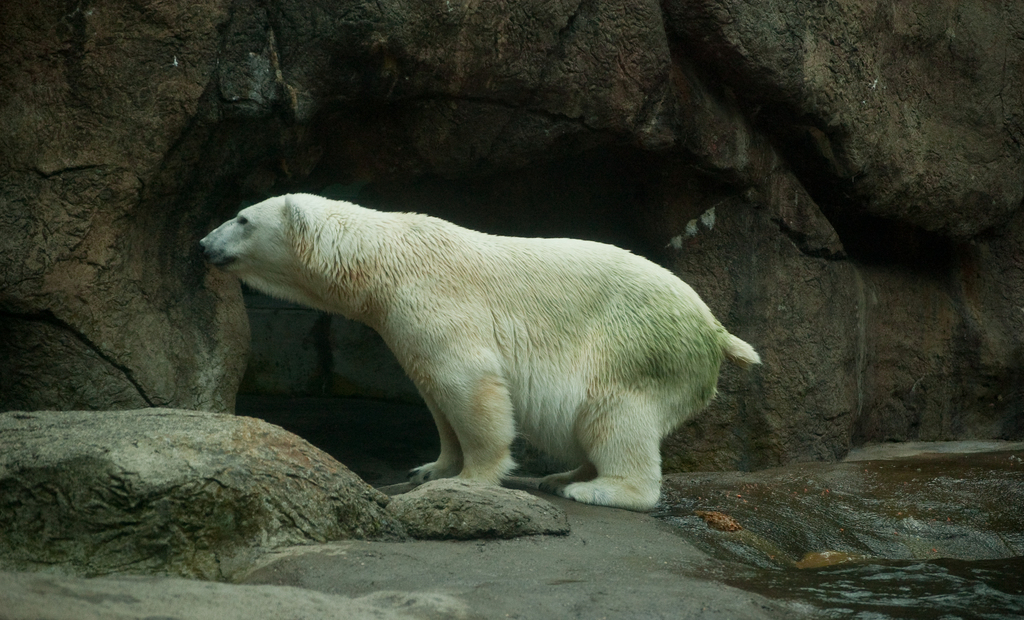
#> input picture datasets/animals/data/Bear/01d15d88cbe349f2.jpg, 1024 x 620 px; its folder holds only this picture in this run
$ jupyter execute --allow-errors b01_preprocess_data.ipynb   (older library calls are emulated)
#> lines starting #> are read from the running program, lines starting #| are printed output that depends on the picture
[cell 1]
#                                                   LIBRARIES

import os

# Image preprocesssing- processing
import cv2
from PIL import Image
import numpy as np

import re

[cell 2]
INPUT_FOLDER = "../datasets/animals/data"
OUTPUT_FOLDER = "../datasets/animals/data_resized"

[cell 3]
IMG_EXTENSIONS = ['jpg','JPG','png','PNG']

[cell 4]
#                                                 FUNCIONES AUXILIARES


#                                       getFilesWithAbsolutePath(path, ext = '')

# Dado un directorio devuelve una lista con el path absoluto de todos los ficheros con extensión ext

def getFilesWithAbsolutePath(path, ext = ''):
    # to store files in a list
    list = []

    if bool(ext):
        ext = '.' + ext

    # dirs=directories
    for (root, folder, files) in os.walk(path):
        for file in files:
            filePath = os.path.abspath(os.path.join(root, file))
            if ext in filePath:
                list.append(filePath)
                #print(filePath)

    return list

#lista = getFilesWithAbsolutePath(mypath, ext='pdf')
#print(len(lista), lista[:3])


#                            getFilesWithAbsolutePathListaExtensiones(path, extList = [''])

# Dado un directorio devuelve una lista con el path absoluto de
# todos los ficheros con extensión en extList

def getFilesWithAbsolutePathListaExtensiones(path):
    # to store files in a list
    l_list = []
    extList = IMG_EXTENSIONS

    if len(extList) == 0:
        extList = ['']

    for ext in extList:
        l_list += getFilesWithAbsolutePath(path, ext)

    return l_list


# lista = getFilesWithAbsolutePathListaExtensiones(mypath, extList = ['epub','pdf'])
# print(len(lista))

#                       FUNCIONES AUXILIARES PARA ORDENAR LOS NOMBRES DE LAS IMÁGENES DE MODO HUMANO
#                                        Modo humano = por orden alfanumerico

def atoi(text):
    return int(text) if text.isdigit() else text

def natural_keys(text):
    '''
    alist.sort(key=natural_keys) sorts in human order
    http://nedbatchelder.com/blog/200712/human_sorting.html
    (See Toothy's implementation in the comments)
    '''
    return [ atoi(c) for c in re.split(r'(\d+)', text) ]

[cell 5]
def create_CSV(input_folder = INPUT_FOLDER, tag = ""):

    input_folder = os.path.abspath(input_folder) + os.sep
    csvArray = np.empty([len(getFilesWithAbsolutePathListaExtensiones(input_folder)), 2], dtype=object)

    csvOutput = ".." + os.sep + "csv" + os.sep + "imgs_and_labels_list" + tag + '.csv'

    idx_aux = 0

    for animal in os.listdir(input_folder):
        #print(animal)
        animal_imgs = getFilesWithAbsolutePathListaExtensiones(input_folder + animal)
        animal_imgs.sort(key=natural_keys)
        #print(animal_imgs)

        for img in animal_imgs:
            img_to_insert = img.split("2. Animal Recognition")[1]
            csvArray[idx_aux,:] = [img_to_insert, animal]
            idx_aux += 1

    try:
        np.savetxt(csvOutput, csvArray, delimiter=",",fmt='%s')
        print()
        print('CSV salvado: ', csvOutput)
    except:
        print('ERROR ESCRITURA FINAL CSV:', csvOutput)


def resize_img(img_path):
    basewidth = 200
    baseheight = 200
    try:
        img = Image.open(img_path)

        img = img.resize((basewidth,baseheight), Image.ANTIALIAS) # cambiar pilImage.ANTIALIAS a pilImage.Resampling.LANCZOS
        # img = img.resize((basewidth,hsize), pilImage.Resampling.LANCZOS)
        #print(img.size)
    except:
        print('ERROR LECTURA/REESCALADO (Imagen):', img_path)
        img = 0

    return img


def save_resized_imgs(input_folder = INPUT_FOLDER, output_folder = OUTPUT_FOLDER):
    input_folder = os.path.abspath(input_folder) + os.sep
    output_folder = os.path.abspath(output_folder) + os.sep

    csvArray = np.empty([len(getFilesWithAbsolutePathListaExtensiones(input_folder)), 2], dtype=object)
#> pass 2 of the loop in getFilesWithAbsolutePathListaExtensiones, `for ext in extList:`:

    idx = 0

    outputfolder = os.path.abspath(output_folder)

    for animal in os.listdir(input_folder):
        idx_aux = 0

        animal_imgs = getFilesWithAbsolutePathListaExtensiones(input_folder + animal)
        animal_imgs.sort(key=natural_keys)

        output_folder = outputfolder + os.sep + animal + os.sep

        for img in animal_imgs:
            # origNameFile = img.split(animal)[-1]
            # origNameFile = origNameFile.replace(os.sep,"")

            # Lee la imagen original y la reescala
            imgResized = resize_img(img)
#> in resize_img, img is the input picture: PIL image 1024x620 RGB; mean R, G, B 60.2, 65.1, 49.9
#> in resize_img, `img = img.resize((basewidth,baseheight), Image.ANTIALIAS)`:
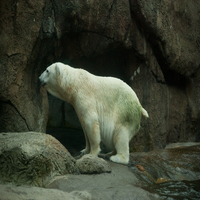
#> img: PIL image 200x200 RGB; mean R, G, B 60.2, 65.1, 49.9
            if imgResized == 0:
                continue

            # New output name:

            new_name = idx_aux

            # Save resized image in output
            fileOutput = output_folder + str(new_name) + ".jpg"

            try:
                # save img
                imgResized.save(fileOutput)
            except:
                print('Error Saving Resized image:', fileOutput)   #XXX fileinput
                continue

            idx_aux += 1

        for img in animal_imgs:
            csvArray[idx,:] = [img, animal]
            idx += 1
#> pass 2 of the loop in save_resized_imgs, `for animal in os.listdir(input_folder):`:
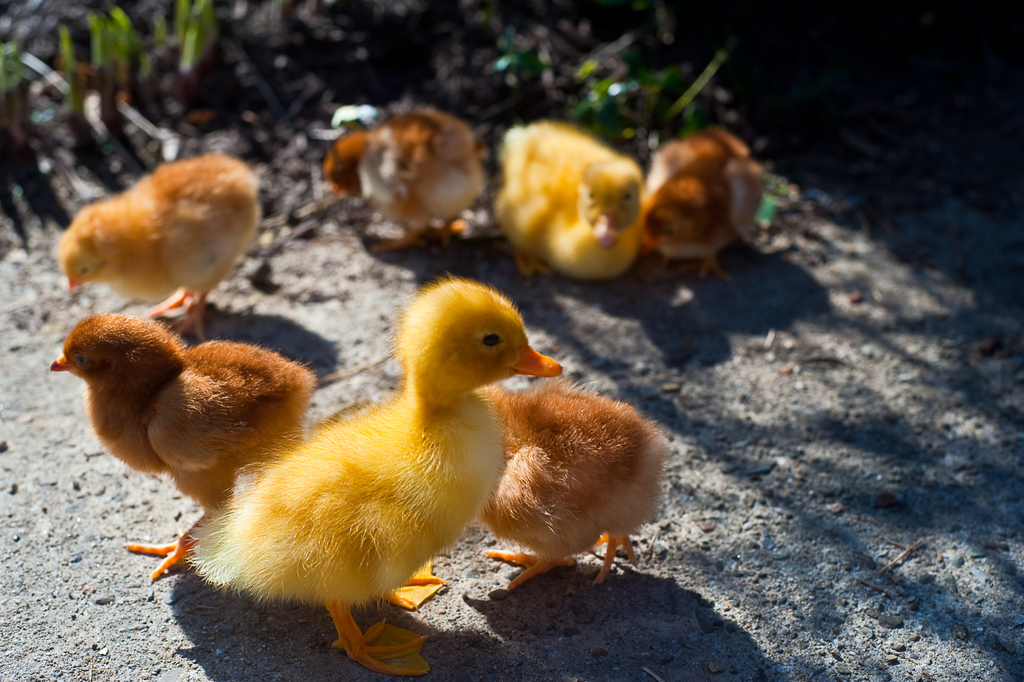
#> input picture datasets/animals/data/Chicken/0084f276393d2cc3.jpg, 1024 x 682 px
#> in resize_img, img is the input picture: PIL image 1024x682 RGB; mean R, G, B 96, 84.1, 69.6
#> in resize_img (call 2), `img = img.resize((basewidth,baseheight), Image.ANTIALIAS)`:
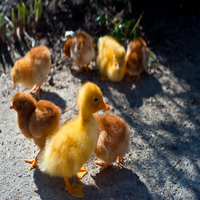
#> img: PIL image 200x200 RGB; mean R, G, B 96, 84.1, 69.6

[cell 6]
# resize images and save them in output folder
save_resized_imgs(INPUT_FOLDER, OUTPUT_FOLDER)

#> (a cell that did not finish here is left out)

#> pass 2 of the loop in getFilesWithAbsolutePathListaExtensiones, `for ext in extList:`:
# create csv for the output images (resized)
create_CSV(OUTPUT_FOLDER,"_resized")

[cell 8]
def load_and_save_data_from_dir(input_folder = INPUT_FOLDER):
    input_folder = os.path.abspath(input_folder) + os.sep
    print(input_folder)
    npArray = np.empty([len(getFilesWithAbsolutePathListaExtensiones(INPUT_FOLDER)), 2], dtype=object)
#> pass 2 of the loop in getFilesWithAbsolutePathListaExtensiones, `for ext in extList:`:
